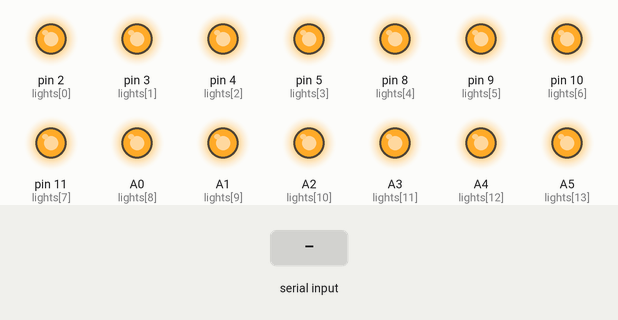
Recording of a sketch running on a simulated Arduino Uno, built with avr-gcc and run on an emulated ATmega328P. On the bench: output pins drawn as LEDs (lit = HIGH). The test bench sets the inputs (shaded band).

Above: at 1.2 s.
1.3 s: "<1,90>" received over Serial
At 1.53 s:
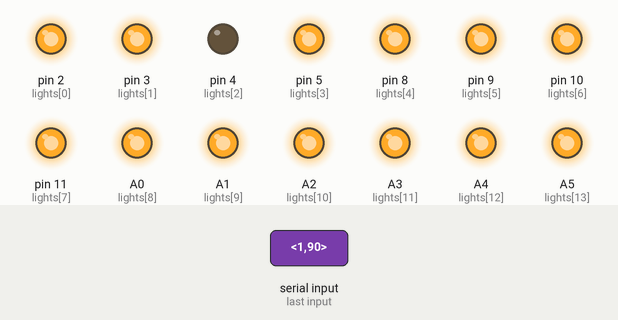
4.3 s: "<2>" received over Serial
At 4.6 s:
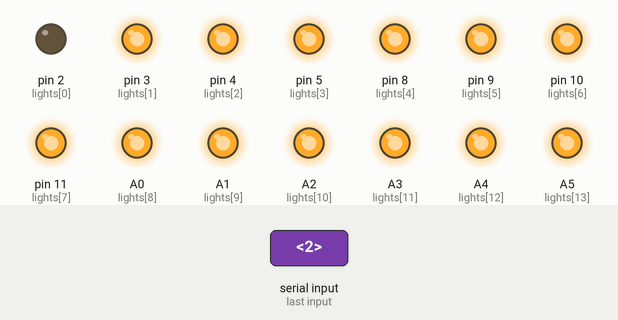
5.8 s: "<0>" received over Serial
At 6.9 s:
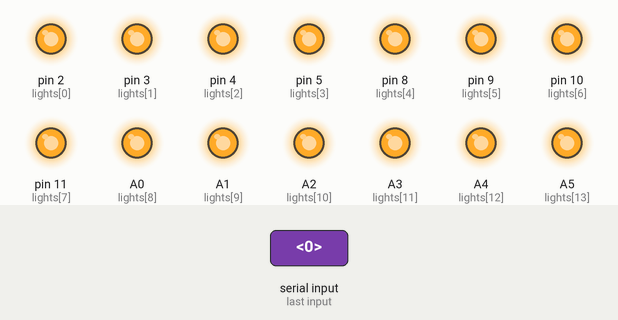
Timing chart, 0 to 8.8 s (numbered marks = the images above; inputs shaded):
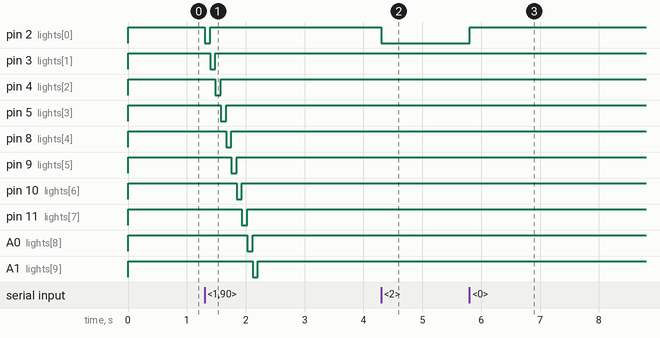

The sketch:

MSI-port-control.ino
```cpp
/*
MSI control v1.0
    control of 16-band msi-handheld system
Sjors H. Nab, 19/06/2025

Serial protocol:
Baud rate: 9600

*/

int lights[14] = {2, 3, 4, 5, 8, 9, 10, 11, A0, A1, A2, A3, A4, A5};

const byte numChars = 32;
char receivedData[numChars];
char tempData[numChars];
int functionCalled = 0;
int int1Data = 0;
int int2Data = 100;
int int3Data = 0;
int int4Data = 0;
boolean newData = false;

void setup() {
  Serial.begin(9600);

  // Set all light pins as OUTPUT and turn them OFF (HIGH = off in this case)
  for (int i = 0; i < 14; i++) {
    pinMode(lights[i], OUTPUT);
    digitalWrite(lights[i], HIGH);
  }
}

void loop() {
  recvData();
  if (newData == true) {
    strcpy(tempData, receivedData);
    parseData();
    callFunction();
    newData = false;
  }
}

void flash(int light, int durationMs) {
  if (light < 0 || light >= 14) return;

  digitalWrite(lights[light], LOW);  // Turn ON
  delay(durationMs);
  digitalWrite(lights[light], HIGH); // Turn OFF
}

void turnLightOn(int light) {
  if (light < 0 || light >= 14) return;
  digitalWrite(lights[light], LOW);
}

void turnLightOff(int light) {
  if (light < 0 || light >= 14) return;
  digitalWrite(lights[light], HIGH);
}

void cycle(int durationMs) {
  for (int i = 0; i < 14; i++) {
    flash(i, durationMs);
  }
}

void callFunction() {
  switch (functionCalled) {
    case 0:  // flash(light, duration)
      flash(int1Data, int2Data);
      break;

    case 1:  // cycle(duration)
      cycle(int1Data);
      break;

    case 2:  // turn light ON
      turnLightOn(int1Data);
      break;

    case 3:  // turn light OFF
      turnLightOff(int1Data);
      break;

    default:
      Serial.print("<INVALID FUNCTION: ");
      Serial.print(functionCalled);
      Serial.println(">");
      break;
  }
}

void recvData() {
  static boolean receiving = false;
  static byte ndx = 0;
  char startMarker = '<';
  char endMarker = '>';
  char rc;

  while (Serial.available() > 0 && newData == false) {
    rc = Serial.read();

    if (receiving) {
      if (rc != endMarker) {
        receivedData[ndx++] = rc;
        if (ndx >= numChars) ndx = numChars - 1;
      } else {
        receivedData[ndx] = '\0';  // null-terminate
        receiving = false;
        ndx = 0;
        newData = true;
      }
    } else if (rc == startMarker) {
      receiving = true;
    }
  }
}

void parseData() {
  char* strtokIndx;

  strtokIndx = strtok(tempData, ",");
  functionCalled = atoi(strtokIndx);

  strtokIndx = strtok(NULL, ",");
  int1Data = atoi(strtokIndx);

  strtokIndx = strtok(NULL, ",");
  int2Data = atoi(strtokIndx);

  strtokIndx = strtok(NULL, ",");
  int3Data = atoi(strtokIndx);

  strtokIndx = strtok(NULL, ",");
  int4Data = atoi(strtokIndx);
}
```

Measured:
- after the input at 1.3 s, pin 2 (lights[0]): HIGH → LOW at once, → HIGH 0.09 s later; pin 3 (lights[1]): HIGH → LOW after 0.10 s, → HIGH 0.09 s later; pin 4 (lights[2]): HIGH → LOW after 0.19 s, → HIGH 0.09 s later; pin 5 (lights[3]): HIGH → LOW after 0.28 s, → HIGH 0.09 s later; pin 8 (lights[4]): HIGH → LOW after 0.37 s, → HIGH 0.09 s later
- after the input at 4.3 s, pin 2 (lights[0]): HIGH → LOW at once
- after the input at 5.8 s, pin 2 (lights[0]): LOW → HIGH at once
